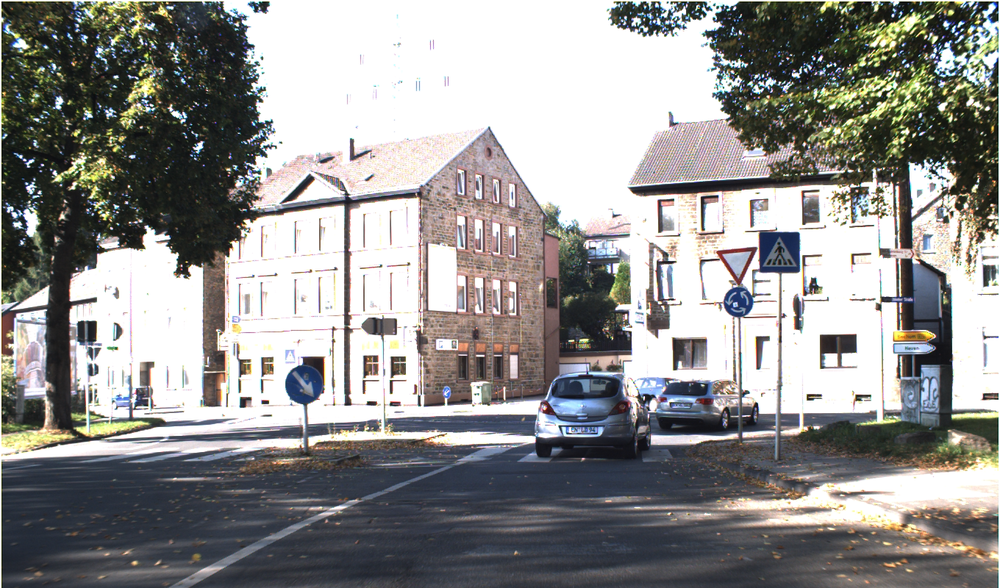
#> input picture VA-P2/Material Señales/00001.ppm, 1000 x 588 px, shrunk from 1360 x 800 before the run
$ python prueba4.py
#> lines starting #> are read from the running program, lines starting #| are printed output that depends on the picture; after the words box and inside, x2 and y2 are one past the last pixel; in counts of white or black regions, pixels touching at a corner belong together
import cv2
import numpy as np
import matplotlib.pyplot as plt

image = cv2.imread("Material Señales/00001.ppm")
#> image is the input picture: shape (588, 1000, 3); mean B, G, R 143.3, 144.9, 145.4

# Me falla el circulo de la imagen 115

hsv = cv2.cvtColor(image, cv2.COLOR_BGR2HSV)
#> hsv: shape (588, 1000, 3); mean H, S, V 56.6, 40.2, 152.9

lower_red = np.array([0, 50, 50])
upper_red = np.array([20, 255, 255])

lower_blue = np.array([110, 50, 50])
upper_blue = np.array([130, 255, 255])

lower_white = np.array([0, 0, 200])
upper_white = np.array([180, 30, 255])

mask_red = cv2.inRange(hsv, lower_red, upper_red)
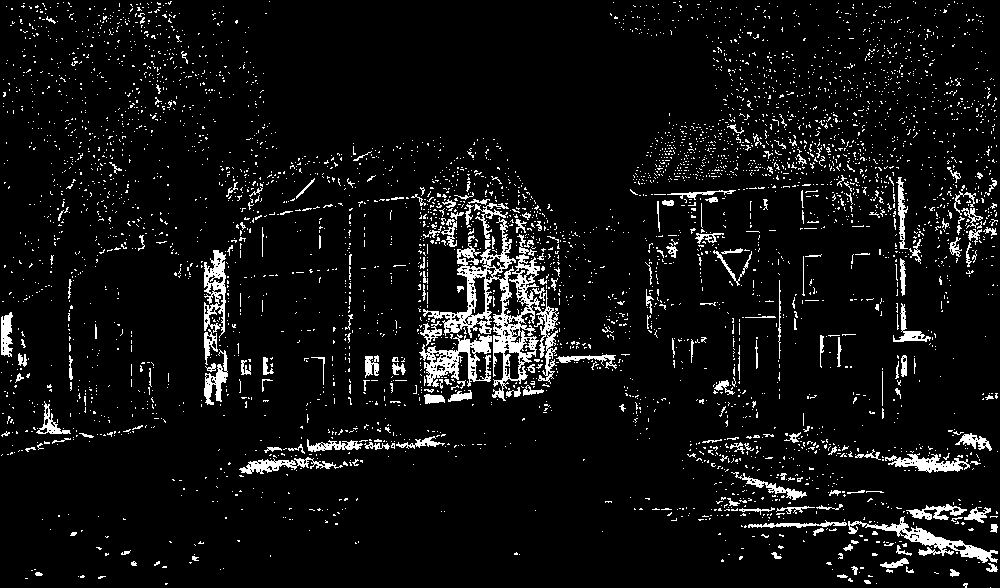
#> mask_red: shape (588, 1000); 6.6% white in thin lines or dots
mask_blue = cv2.inRange(hsv, lower_blue, upper_blue)
#> mask_blue: shape (588, 1000); 7.6% white in thin lines or dots

red_areas = cv2.bitwise_and(image, image, mask=mask_red)
blue_areas = cv2.bitwise_and(image, image, mask=mask_blue)

gray_red = cv2.cvtColor(red_areas, cv2.COLOR_BGR2GRAY)
ret,binary_red = cv2.threshold(gray_red,120,255,cv2.THRESH_BINARY + cv2.THRESH_OTSU)
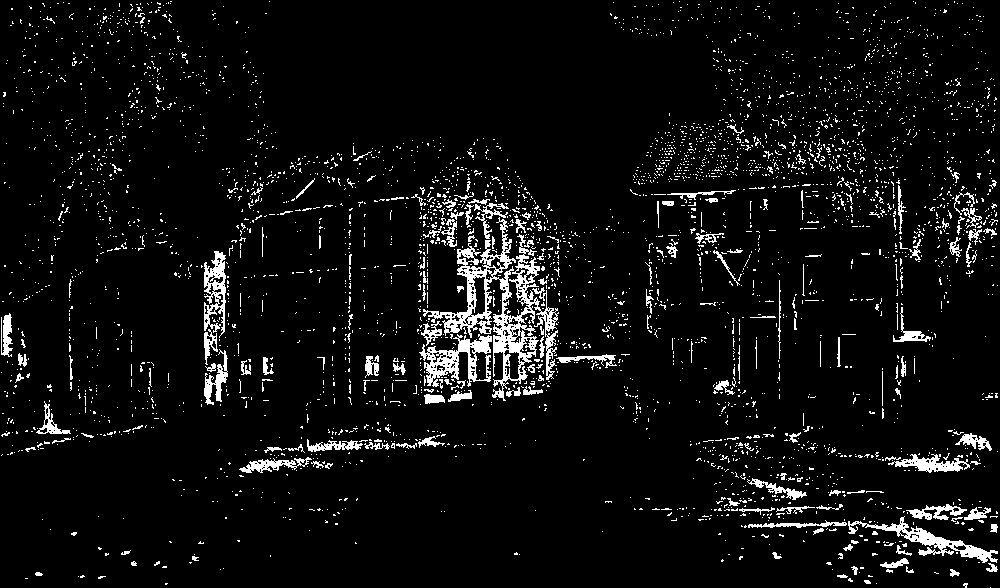
#> binary_red: shape (588, 1000); 5.9% white in thin lines or dots
#> ret = 65
gray_blue = cv2.cvtColor(blue_areas, cv2.COLOR_BGR2GRAY)
ret,binary_blue = cv2.threshold(gray_blue,120,255,cv2.THRESH_BINARY + cv2.THRESH_OTSU)
#> binary_blue: shape (588, 1000); 7.6% white in thin lines or dots
#> ret = 34

min_area_threshold_red = 1

def connected_components_red(morph_image):
    num_labels, labels, stats, centroids = cv2.connectedComponentsWithStats(morph_image, connectivity=8)
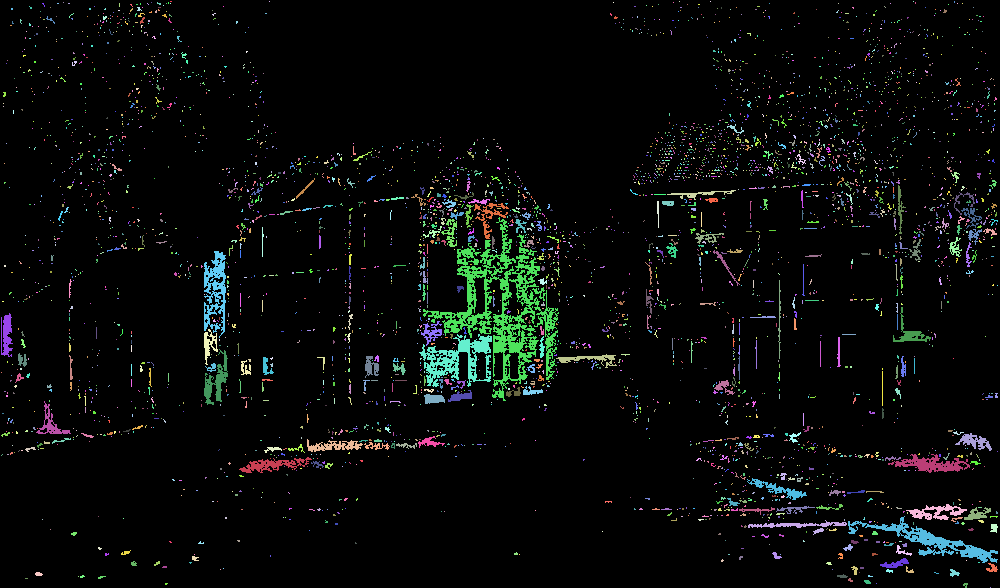
#> labels: shape (588, 1000) int32; 4008 distinct labels, from 0 to 4007; one colour per label, 0 black
#> num_labels = 4008; centroids = 4008 pairs, first value 1 to 997, second value 1 to 587
    connected_image = np.zeros_like(morph_image)
    for i in range(1, num_labels):
        if stats[i, cv2.CC_STAT_AREA] > min_area_threshold_red:
            connected_image[labels == i] = 255
#> connected_image: shape (588, 1000); 5.6% white in thin lines or dots
    return connected_image

min_area_threshold_blue = 1

def connected_components_blue(morph_image):
    num_labels, labels, stats, centroids = cv2.connectedComponentsWithStats(morph_image, connectivity=8)
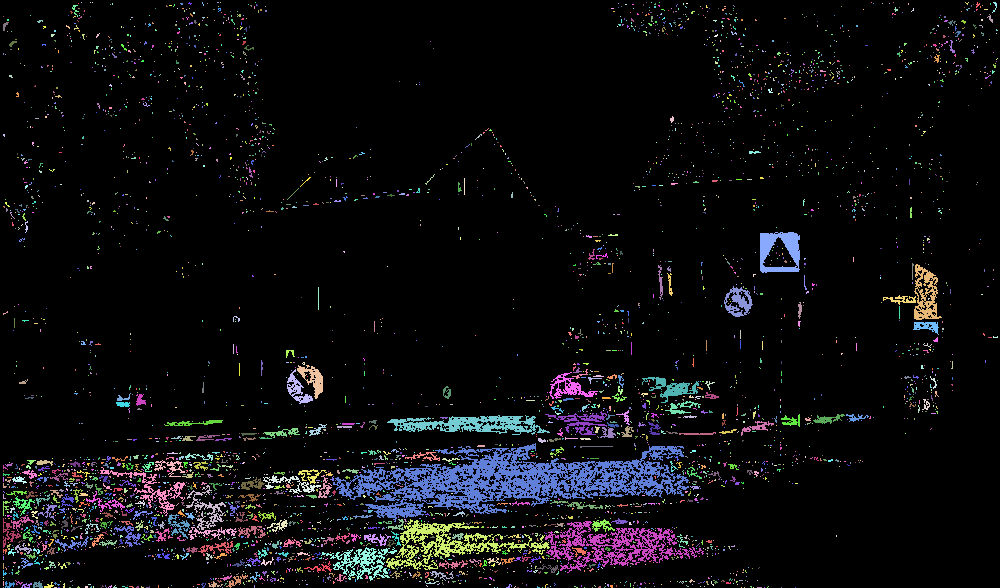
#> labels: shape (588, 1000) int32; 4019 distinct labels, from 0 to 4018; one colour per label, 0 black
#> num_labels = 4019; centroids = 4019 pairs, first value 3 to 996.5, second value 2 to 587
    connected_image = np.zeros_like(morph_image)
    for i in range(1, num_labels):
        if stats[i, cv2.CC_STAT_AREA] > min_area_threshold_blue:
            connected_image[labels == i] = 255
#> connected_image: shape (588, 1000); 7.3% white in thin lines or dots
    return connected_image

connected_red = connected_components_red(binary_red)
connected_blue = connected_components_blue(binary_blue)

contours_red, _ = cv2.findContours(connected_red, cv2.RETR_EXTERNAL, cv2.CHAIN_APPROX_SIMPLE)
#> contours_red = 2394 contours, 2311 with area under 20; largest, box (x1, y1, x2, y2) and area: (423, 217, 559, 401) 6098, (419, 334, 492, 387) 1508, (848, 516, 998, 563) 1276, (204, 251, 226, 338) 1000, (888, 454, 970, 473) 587
contours_blue, _ = cv2.findContours(connected_blue, cv2.RETR_EXTERNAL, cv2.CHAIN_APPROX_SIMPLE)
#> contours_blue = 2350 contours, 2249 with area under 20; largest, box (x1, y1, x2, y2) and area: (333, 443, 689, 522) 11630, (545, 521, 704, 573) 2384, (386, 519, 550, 570) 2036, (387, 415, 550, 435) 1612, (760, 232, 800, 273) 1465

image_contours_red = image.copy()
image_contours_blue = image.copy()

circles_red = cv2.HoughCircles(connected_red, cv2.HOUGH_GRADIENT, dp=1, minDist=30, param1=100, param2=10, minRadius=10, maxRadius=36)
#> circles_red = 142 rows, first 8: [505.5, 295.5, 34.3], [488.5, 236.5, 34.3], [519.5, 363.5, 34.3], [469.5, 345.5, 35.4], [456.5, 297.5, 34.3], [522.5, 255.5, 34.3], [509.5, 332.5, 32.1], [462.5, 216.5, 32.1]
# 01
circles_blue = cv2.HoughCircles(connected_blue, cv2.HOUGH_GRADIENT, dp=1, minDist=30, param1=80, param2=10, minRadius=4, maxRadius=40)
#> circles_blue = 149 rows, first 8: [127.5, 507.5, 36], [631.5, 512.5, 39.4], [588.5, 457.5, 37.2], [553.5, 453.5, 39.4], [448.5, 487.5, 37.2], [179.5, 494.5, 33.8], [541.5, 502.5, 39.4], [597.5, 512.5, 39.4]

# [55 lines of commented-out code are left out]

if circles_blue is not None:
    circles_blue = np.uint16(np.around(circles_blue))
#> circles_blue = 149 rows, first 8: [128, 508, 36], [632, 512, 39], [588, 458, 37], [554, 454, 39], [448, 488, 37], [180, 494, 34], [542, 502, 39], [598, 512, 39]

    for circle in circles_blue[0, :]:
        center = (circle[0], circle[1])
        radius = circle[2]

        x, y = center[0], center[1]

        top_y = max(0, y - radius)
        bottom_y = min(image.shape[0], y + radius)
        left_x = max(0, x - radius)
        right_x = min(image.shape[1], x + radius)

        if top_y < bottom_y and left_x < right_x:
            circle_area = image[top_y:bottom_y, left_x:right_x]

            if circle_area.size > 0:
                hsv_circle_area = cv2.cvtColor(circle_area, cv2.COLOR_BGR2HSV)
                mask_blue_circle_area = cv2.inRange(hsv_circle_area, lower_blue, upper_blue)

                mask_blue_circle_area = cv2.inRange(hsv_circle_area, lower_blue, upper_blue)
                mask_white_circle_area = cv2.inRange(hsv_circle_area, lower_white, upper_white)

                blue_pixels_percentage = np.sum(mask_blue_circle_area == 255) / (circle_area.shape[0] * circle_area.shape[1]) * 100
                white_pixels_percentage = np.sum(mask_white_circle_area == 255) / (circle_area.shape[0] * circle_area.shape[1]) * 100

                if blue_pixels_percentage > 5:
                    _, thresh = cv2.threshold(mask_blue_circle_area, 127, 255, cv2.THRESH_BINARY)
                    contours, _ = cv2.findContours(thresh, cv2.RETR_EXTERNAL, cv2.CHAIN_APPROX_SIMPLE)

                    for contour in contours:
                        approx = cv2.approxPolyDP(contour, 0.03 * cv2.arcLength(contour, True), True)

                        if len(approx) <= 10 and len(approx) >= 1:
                            area = cv2.contourArea(contour)
                            if area > 1:
                                cv2.circle(image_contours_blue, center, radius, (0, 255, 0), 2)
#> this loop made 149 passes
#> (radius, x, y, top_y, bottom_y, left_x, right_x, blue_pixels_percentage) on pass 63: (34, 598, 348, 314, 382, 564, 632, 7.85)
#> pass 1, `mask_blue_circle_area = cv2.inRange(hsv_circle_area, lower_blue, upper..`:
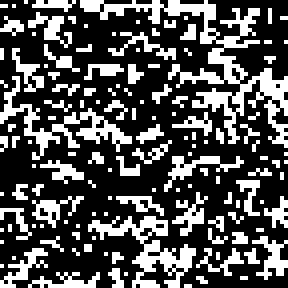
#> mask_blue_circle_area: shape (72, 72) (shown 4 times larger); 32.3% white in thin lines or dots
#> after the loop:
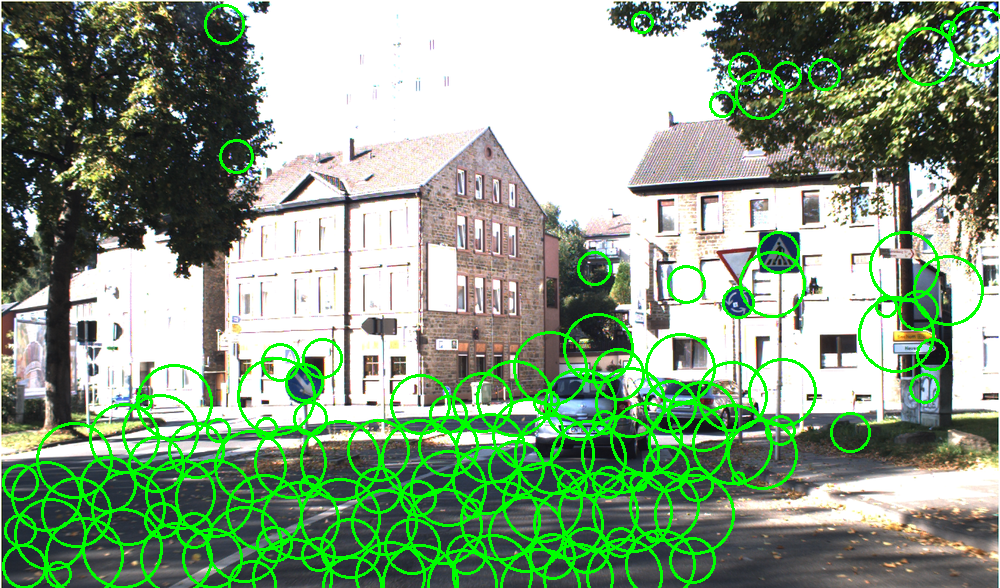
#> image_contours_blue: shape (588, 1000, 3); 9.76% of pixels changed, all inside (x1, y1, x2, y2) = (2, 4, 1000, 588)

fig, ax = plt.subplots(1, 3, figsize=(12, 4))
ax[0].imshow(cv2.cvtColor(image_contours_red, cv2.COLOR_BGR2RGB))
ax[0].set_title('Áreas Rojas detectadas')

ax[1].imshow(cv2.cvtColor(image_contours_blue, cv2.COLOR_BGR2RGB))
ax[1].set_title('Áreas Azules detectadas')

ax[2].imshow(connected_blue)
ax[2].set_title('Áreas Rojas detectadas')


for a in ax:
    a.axis('off')

plt.tight_layout()
plt.show()
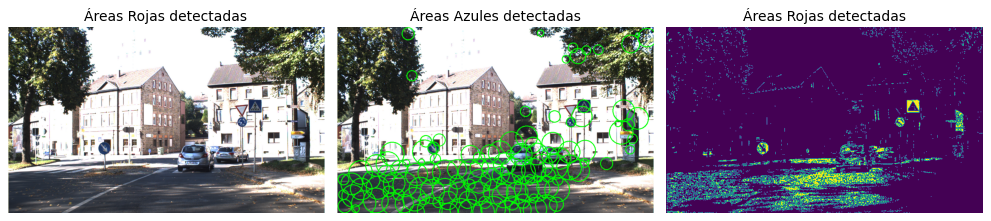
#> figure drawn by matplotlib, 3 panels

$ run again, with VA-P2/Material Señales/00023.ppm copied over VA-P2/Material Señales/00001.ppm
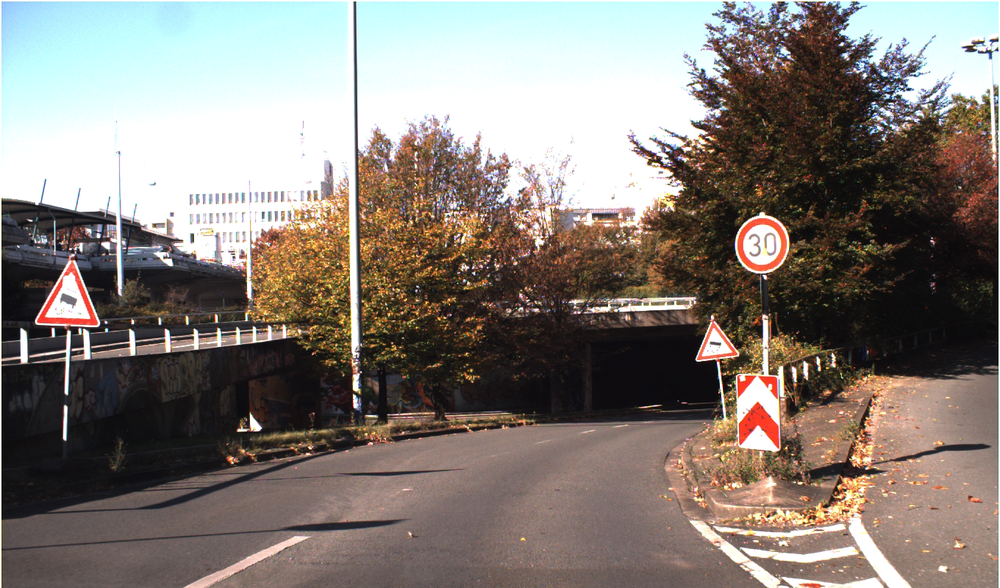
#> input picture VA-P2/Material Señales/00023.ppm, 1000 x 588 px, shrunk from 1360 x 800 before the run
#> image is the input picture: shape (588, 1000, 3); mean B, G, R 119, 125.3, 133.2
#> hsv: shape (588, 1000, 3); mean H, S, V 48.7, 59.7, 139.8
#> mask_red: shape (588, 1000); 26.4% white; 3824 white regions (3553 under 20 px), largest, box (x1, y1, x2, y2) and area: (474, 312, 998, 588) 54401, (357, 130, 760, 335) 29260, (310, 382, 609, 524) 9923
#> mask_blue: shape (588, 1000); 0.96% white in thin lines or dots
#> binary_red: shape (588, 1000); 21.1% white; 4352 white regions (4086 under 20 px), largest, box (x1, y1, x2, y2) and area: (474, 369, 998, 588) 52155, (358, 130, 686, 326) 17155, (310, 410, 609, 523) 9090
#> `ret,binary_red = cv2.threshold(gray_red,120,255,cv2.THRESH_BINARY + cv..`: ret = 64
#> binary_blue: shape (588, 1000); 0.76% white in thin lines or dots
#> `ret,binary_blue = cv2.threshold(gray_blue,120,255,cv2.THRESH_BINARY + ..`: ret = 60
#> in connected_components_red, `num_labels, labels, stats, centroids = cv2.connectedComponentsWithStat..`:
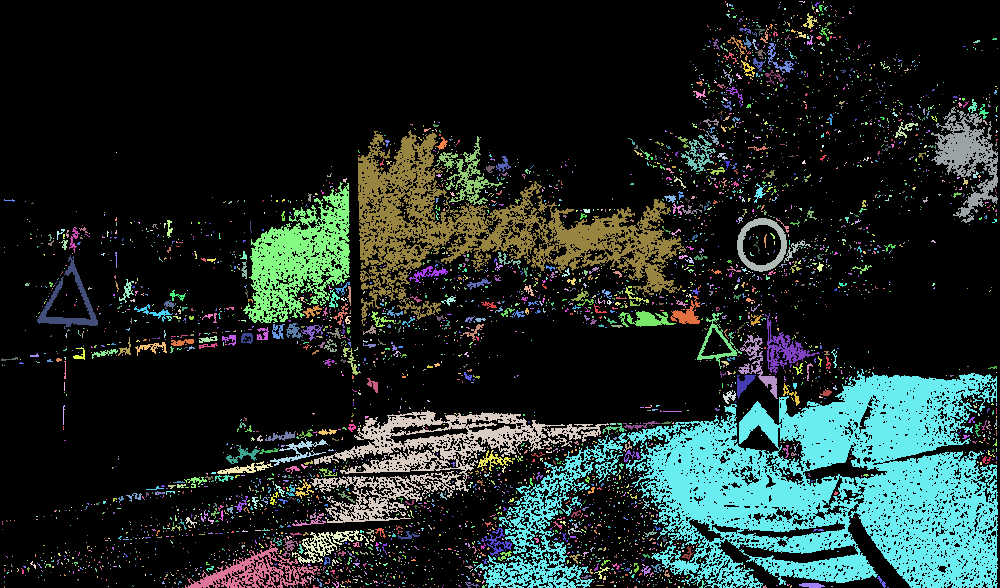
#> labels: shape (588, 1000) int32; 4353 distinct labels, from 0 to 4352; one colour per label, 0 black
#> in connected_components_red, `num_labels, labels, stats, centroids = cv2.connectedComponentsWithStat..`: num_labels = 4353; centroids = 4353 pairs, first value 2 to 997, second value 1.29 to 587
#> in connected_components_blue, `num_labels, labels, stats, centroids = cv2.connectedComponentsWithStat..`: num_labels = 1226; stats = 1226 rows, first 6: [0, 0, 1000, 588, 583517], [354, 3, 2, 2, 3], [728, 2, 1, 1, 1], [732, 3, 2, 2, 3], [745, 2, 2, 1, 2], [748, 2, 7, 10, 30]; centroids = 1226 pairs, first value 6.5 to 995.5, second value 2 to 558
#> contours_red = 2719 contours, 2589 with area under 20; largest, box (x1, y1, x2, y2) and area: (474, 369, 998, 588) 60735, (358, 130, 686, 326) 20050, (310, 410, 609, 523) 10710, (243, 182, 350, 323) 7894, (931, 107, 998, 223) 2838
#> contours_blue = 686 contours, 675 with area under 20; largest, box (x1, y1, x2, y2) and area: (131, 248, 164, 267) 164, (90, 255, 115, 268) 82, (76, 260, 92, 268) 70, (121, 252, 131, 280) 42, (19, 244, 43, 252) 39
#> circles_red = 269 rows, first 8: [539.5, 520.5, 34.3], [402.5, 203.5, 34.3], [438.5, 214.5, 34.3], [411.5, 479.5, 34.3], [434.5, 458.5, 34.3], [523.5, 453.5, 34.3], [533.5, 552.5, 32.1], [687.5, 552.5, 34.3]
#> `circles_blue = cv2.HoughCircles(connected_blue, cv2.HOUGH_GRADIENT, dp..`: circles_blue = 30 rows, first 8: [755.5, 33.5, 29.3], [910.5, 90.5, 29.3], [871.5, 90.5, 32.6], [865.5, 36.5, 33.8], [125.5, 234.5, 32.6], [884.5, 61.5, 18.1], [87.5, 227.5, 33.8], [911.5, 126.5, 38.2]
#> `circles_blue = np.uint16(np.around(circles_blue))`: circles_blue = 30 rows, first 8: [756, 34, 29], [910, 90, 29], [872, 90, 33], [866, 36, 34], [126, 234, 33], [884, 62, 18], [88, 228, 34], [912, 126, 38]
#> the loop `for circle in circles_blue[0, :]:` made 30 passes
#> (radius, x, y, top_y, bottom_y, left_x, right_x, blue_pixels_percentage) on passes 2, 3, 4, 6, 8, 9, 10, 14: (29, 910, 90, 61, 119, 881, 939, 13.14), (33, 872, 90, 57, 123, 839, 905, 12.56), (34, 866, 36, 2, 70, 832, 900, 9.58), (18, 884, 62, 44, 80, 866, 902, 17.75), (38, 912, 126, 88, 164, 874, 950, 6.6), (32, 810, 42, 10, 74, 778, 842, 5.66), (28, 730, 62, 34, 90, 702, 758, 6.76), (20, 772, 60, 40, 80, 752, 792, 8.62)
#> `plt.show()`:
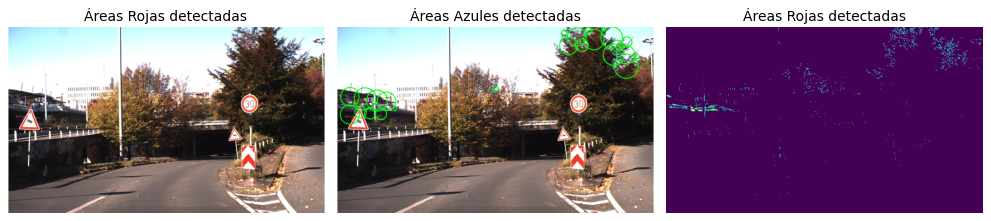
#> figure drawn by matplotlib, 3 panels
